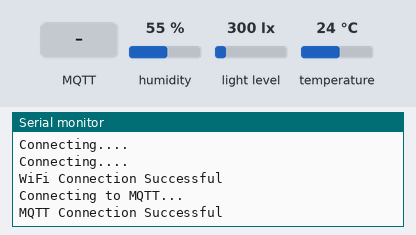
This sketch was run on a simulated ESP8266 (NodeMCU). Shown: the last lines printed to the serial monitor. The inputs (shaded band) are chosen by the test bench; at power-on: humidity 55 %, light level 300 lx, temperature 24 °C. WiFi joins after 1.5 s; servers stay silent unless stated; no MQTT or app messages arrive unless stated.

Above: at 2.7 s.
2.8 s: MQTT message "1" arrives on the first subscribed topic
At 3.4 s:
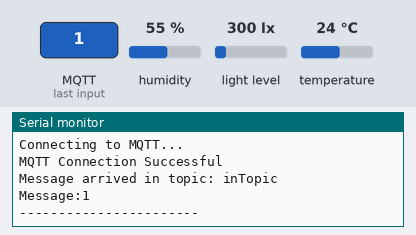
4.3 s: MQTT message "on" arrives on the first subscribed topic
11.5 s: MQTT message "off" arrives on the first subscribed topic
At 12.4 s:
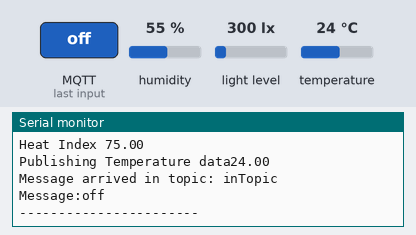

Measured:
- after the input at 2.8 s, the serial monitor: prints a new line at once (image 1)
- after the input at 11.5 s, the serial monitor: prints a new line at once (image 2)

The sketch:

Publishing_Lux_temp.ino
```cpp
#include <ESP8266WiFi.h>
#include <PubSubClient.h>
#include <String.h>
#include <BH1750.h>
#include <Wire.h>
#include "DHT.h"

#define DHTTYPE DHT11
#define DHTPIN 14 //D5 onboard
DHT dht(DHTPIN,DHTTYPE);
BH1750 lightMeter;
void wifiConnect();
void mqttConnect();
void callback(char* topic, byte* payload, unsigned int length);

const char* ssid = "memashouse";
const char* password = "Hobart10";

const char* mqttServer = "192.168.1.249";
const int mqttPort = 1883;
const char* mqttUser = "ESP_1";
const char* mqttPassword = "";

WiFiClient espClient;
PubSubClient client(espClient);

float lux;
char luxChar[50] ;
char tempChar[50];
String tempString;
String luxString;
unsigned long StartTime = millis(); //Start time used to calculate when to publish

void setup() {
// put your setup code here, to run once:
    Serial.begin(9600);
    dht.begin();
// Setup I2C Connection
    Wire.begin();
    lightMeter.begin();
    Serial.println(F("BH1750 initialized"));
    wifiConnect();
    mqttConnect();
}

void loop() {
    // put your main code here, to run repeatedly:
    if (WiFi.status() != WL_CONNECTED) {
        Serial.println("WiFi connection lost");
        wifiConnect();
        }
    if (!client.connected()){ //check for connection loss
        Serial.println("Connection to MQTT Broker interrupted \n Attempting to Reconnect... ");
        mqttConnect();
    } //check for connection loss

    if (millis() - StartTime > 10000 || millis()-StartTime < 1){// Check for 10sec past and retrieve and publish data
        StartTime = millis();
        luxString = String(lightMeter.readLightLevel());
        luxString.toCharArray(luxChar, luxString.length()+1); // Create Char array
        Serial.println("LuxString = " + luxString);
        Serial.println("Publishing Data");
        Serial.println (luxChar);
        client.publish("Lux_TEST" , luxChar);
        delay(50);
        Serial.print("Temperature in Farenheight ");
        Serial.println(dht.readTemperature(true));
        Serial.print("Humidity ");
        Serial.println(dht.readHumidity());
        Serial.print("Heat Index ");
        Serial.println(dht.computeHeatIndex(dht.readTemperature(true),dht.readHumidity()));
        tempString = String(dht.readTemperature());
        tempString.toCharArray(tempChar, tempString.length()+1);
        Serial.print("Publishing Temperature data");
        Serial.println(tempChar);
        client.publish("Temp_TEST", tempChar);

    }
    client.loop();
}

void callback(char* topic, byte* payload, unsigned int length) {

    Serial.print("Message arrived in topic: ");
    Serial.println(topic);

    Serial.print("Message:");
    for (int i = 0; i < length; i++) {
        Serial.print((char)payload[i]);
    }

    Serial.println();
    Serial.println("-----------------------");

}
void wifiConnect() {
    //Establish WiFi Connection
    WiFi.begin(ssid, password);
    Serial.println("Attemping to Connect to WiFI...");
    while(WiFi.status() != WL_CONNECTED) {
        delay(500);
        Serial.println("Connecting....");
    }
    Serial.println("WiFi Connection Successful");
    client.setServer(mqttServer,mqttPort);
    client.setCallback(callback);
}

void mqttConnect() { //Initiate MQTT Server Connection
    while(!client.connected()){
        Serial.println("Connecting to MQTT...");
        if (client.connect("ESP8266Client",mqttUser,mqttPassword)){
            Serial.println("MQTT Connection Successful");
            client.subscribe("inTopic");

        }
        else {
            Serial.print("Failed with state ");
            Serial.print(client.state());
            delay(2000);
        }
    }
}
```
